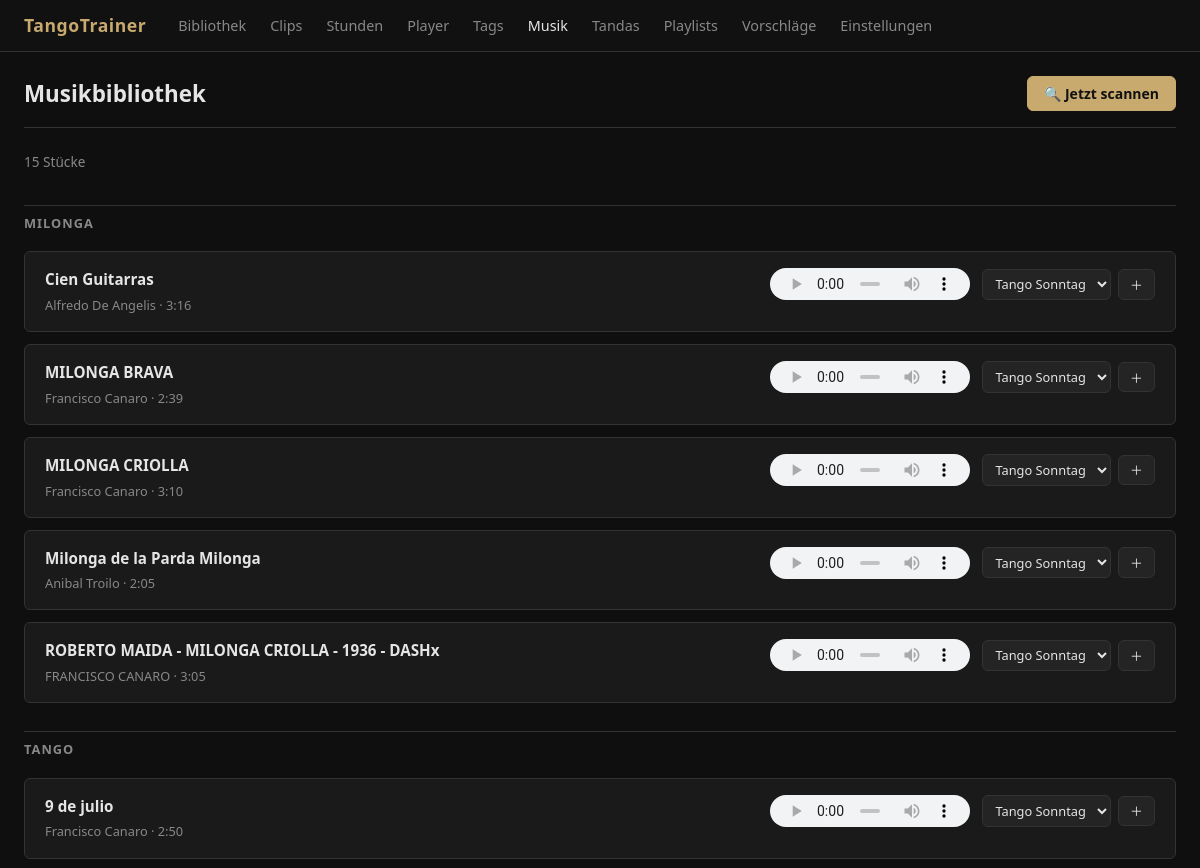
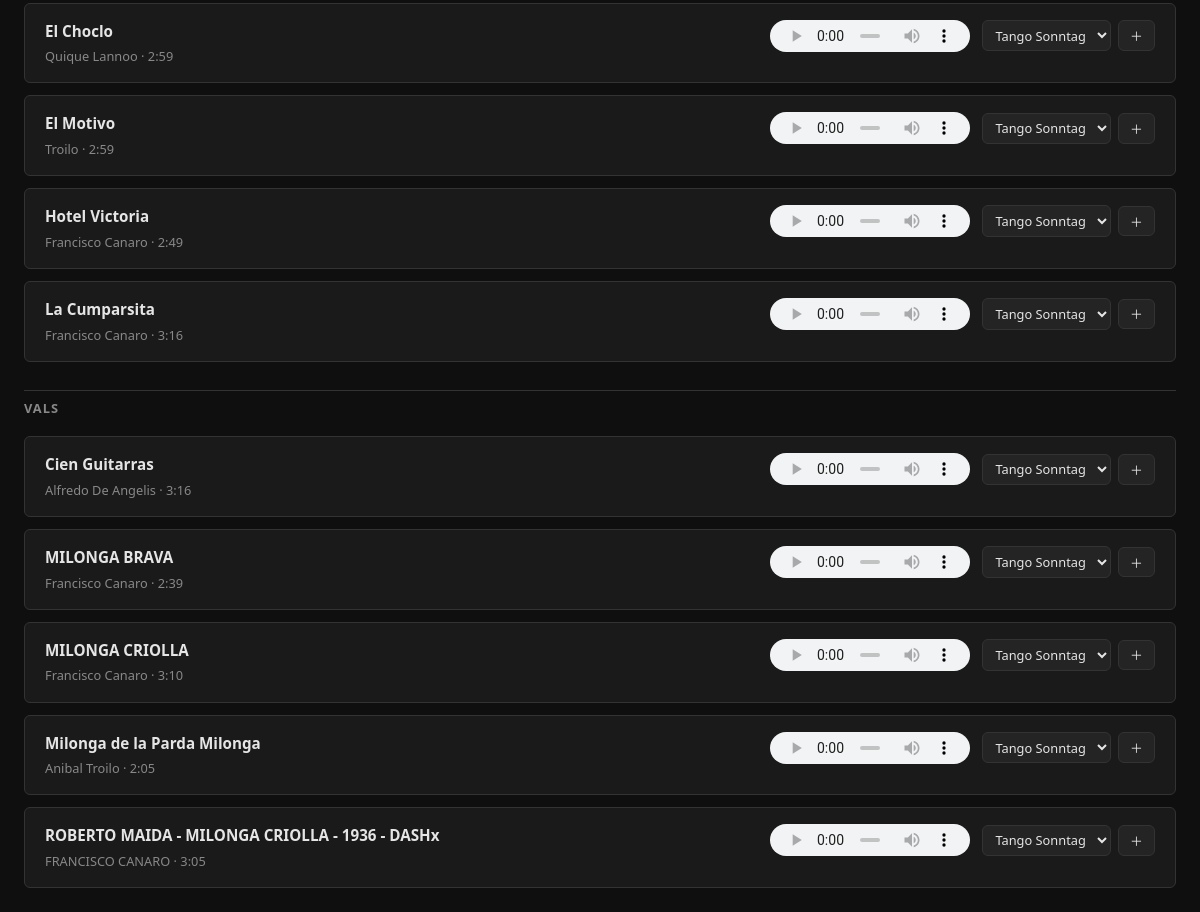
/music, run on the app's committed database (2 pictures, top to bottom).
### app/models.py (models this page shows)
class MusicTrack(Base):
    __tablename__ = "music_tracks"
    id = Column(Integer, primary_key=True, index=True)
    filepath = Column(String, unique=True, nullable=False)
    title = Column(String, nullable=False)
    orchestra = Column(String)
    singer = Column(String)
    year = Column(Integer)
    dance_type = Column(String)
    duration = Column(Float)
    bpm = Column(Integer)
    mood = Column(String)
    notes = Column(Text)

### app/routers/music.py (the view)
@router.get("/music", response_class=HTMLResponse)
def music_library(request: Request, db: Session = Depends(get_db)):
    ctx = _music_context(db)
    return templates.TemplateResponse("music.html", {"request": request, **ctx})

### app/templates/music.html (shortened to what this page needs)
{% extends "base.html" %}
{% block content %}
<div class="page-header">
  <h1 class="page-title">Musikbibliothek</h1>
  <form method="post" action="/scan-music">
    <button type="submit" class="btn btn-primary">🔍 Jetzt scannen</button>
  </form>
</div>
{% if tracks %}
<p style="color:var(--text-muted); font-size:0.85rem; margin-bottom:1rem;">
  {{ tracks | length }} Stück{{ "e" if tracks | length != 1 else "" }}
</p>
{% set ns = namespace(current_dance="") %}
<div class="clip-list">
  {% for track in tracks %}
    {% if track.dance_type != ns.current_dance %}
      {% set ns.current_dance = track.dance_type %}
      <div style="font-size:0.8rem; font-weight:700; text-transform:uppercase; letter-spacing:.08em;
                  color:var(--text-muted); margin:1rem 0 0.4rem; padding-top:0.5rem;
                  border-top:1px solid var(--border);">
        {{ track.dance_type or "Ohne Kategorie" | title }}
      </div>
    {% endif %}
    <div class="clip-card">
      <div class="clip-body">
        <div class="clip-title">{{ track.title }}</div>
        <div class="clip-meta">
          {% if track.orchestra %}{{ track.orchestra }}{% endif %}
          {% if track.duration %} · {{ (track.duration / 60) | int }}:{{ "%02d" | format(track.duration | int % 60) }}{% endif %}
        </div>
      </div>
      <div style="flex-shrink:0; display:flex; align-items:center; gap:0.75rem; flex-wrap:wrap;">
        <audio controls src="/music/{{ track.id }}/stream"
               style="height:32px; accent-color:var(--accent); max-width:200px;"></audio>
        {% if lessons %}
        <form method="post" action="/music/{{ track.id }}/add-to-lesson"
              style="display:flex; gap:0.4rem; align-items:center;">
          <select name="lesson_id"
                  style="background:var(--bg-input); border:1px solid var(--border);
                         color:var(--text); padding:0.3rem 0.5rem; border-radius:var(--radius);
                         font-size:0.8rem; max-width:160px;">
            {% for lesson in lessons %}
            <option value="{{ lesson.id }}">{{ lesson.title }}</option>
            {% endfor %}
          </select>
          <button type="submit" class="btn btn-secondary btn-sm" title="Zur Stunde hinzufügen">＋</button>
        </form>
        {% endif %}
      </div>
    </div>
  {% endfor %}
</div>
{% endif %}
{% endblock %}

### app/templates/base.html (shortened to what this page needs)
<!DOCTYPE html>
<html lang="de">
<head>
  <link rel="stylesheet" href="/static/css/style.css">
</head>
<body>
  <nav>
    <span class="nav-brand">TangoTrainer</span>
    <div class="nav-links">
      <a href="/" {% if request.url.path == "/" %}class="active"{% endif %}>Bibliothek</a>
      <a href="/clips" {% if request.url.path.startswith("/clips") %}class="active"{% endif %}>Clips</a>
      <a href="/lessons" {% if request.url.path.startswith("/lessons") %}class="active"{% endif %}>Stunden</a>
      <a href="/player" {% if request.url.path.startswith("/player") %}class="active"{% endif %}>Player</a>
      <a href="/tags" {% if request.url.path == "/tags" %}class="active"{% endif %}>Tags</a>
      <a href="/music" {% if request.url.path.startswith("/music") %}class="active"{% endif %}>Musik</a>
      <a href="/tandas" {% if request.url.path.startswith("/tandas") %}class="active"{% endif %}>Tandas</a>
      <a href="/playlists" {% if request.url.path.startswith("/playlists") %}class="active"{% endif %}>Playlists</a>
      <a href="/suggestions" {% if request.url.path == "/suggestions" %}class="active"{% endif %}>Vorschläge</a>
      <a href="/settings" {% if request.url.path == "/settings" %}class="active"{% endif %}>Einstellungen</a>
    </div>
  </nav>
  <div class="container">
    {% block content %}{% endblock %}
  </div>
</body>
</html>

### app/static/css/style.css (style rules this page uses)
:root { --bg: #0f0f0f; --bg-card: #1a1a1a; --bg-input: #242424; --border: #333; --text: #e5e5e5; --text-muted: #888; --accent: #c8a96e; --accent-hover: #e0c080; --danger: #dc2626; --radius: 6px; --shadow: 0 2px 8px rgba(0,0,0,0.5); }
* { box-sizing: border-box; margin: 0; padding: 0; }
body { font-family: system-ui, -apple-system, sans-serif; background: var(--bg); color: var(--text); min-height: 100vh; font-size: 15px; line-height: 1.5; }
a { color: var(--accent); text-decoration: none; }
nav { background: #111; border-bottom: 1px solid var(--border); padding: 0 1.5rem; display: flex; align-items: center; gap: 2rem; height: 52px; }
.nav-brand { font-size: 1.1rem; font-weight: 700; color: var(--accent); letter-spacing: 0.03em; }
.nav-links { display: flex; gap: 1.5rem; }
.nav-links a { color: var(--text-muted); font-size: 0.9rem; }
.nav-links a:hover, .nav-links a.active { color: var(--text); }
.container { max-width: 1280px; margin: 0 auto; padding: 1.5rem; }
.page-header { display: flex; align-items: center; justify-content: space-between; margin-bottom: 1.5rem; padding-bottom: 1rem; border-bottom: 1px solid var(--border); }
.page-title { font-size: 1.4rem; font-weight: 600; }
.btn { display: inline-flex; align-items: center; gap: 0.4rem; padding: 0.45rem 1rem; border-radius: var(--radius); border: 1px solid transparent; font-size: 0.875rem; cursor: pointer; transition: background 0.15s, color 0.15s; font-family: inherit; }
.btn-primary { background: var(--accent); color: #111; border-color: var(--accent); font-weight: 600; }
.btn-secondary { background: var(--bg-input); color: var(--text); border-color: var(--border); }
.btn-sm { padding: 0.3rem 0.7rem; font-size: 0.8rem; }
input[type=text], input[type=number], input[type=url], textarea, select { width: 100%; background: var(--bg-input); border: 1px solid var(--border); border-radius: var(--radius); color: var(--text); padding: 0.5rem 0.75rem; font-size: 0.9rem; font-family: inherit; transition: border-color 0.15s; }
.clip-list { display: flex; flex-direction: column; gap: 0.75rem; }
.clip-card { background: var(--bg-card); border: 1px solid var(--border); border-radius: var(--radius); padding: 1rem 1.25rem; display: flex; gap: 1rem; align-items: flex-start; }
.clip-body { flex: 1; min-width: 0; }
.clip-title { font-weight: 600; font-size: 0.95rem; margin-bottom: 0.3rem; }
.clip-meta { font-size: 0.8rem; color: var(--text-muted); }

### data on the page
MusicTrack: dance_type "MILONGA", title "Cien Guitarras", orchestra "Alfredo De Angelis", (track.duration/60)|int "3", track.duration|int%60 "16"
MusicTrack: title "MILONGA BRAVA", orchestra "Francisco Canaro", (track.duration/60)|int "2", track.duration|int%60 "39"
MusicTrack: title "MILONGA CRIOLLA", orchestra "Francisco Canaro", (track.duration/60)|int "3", track.duration|int%60 "10"
MusicTrack: title "Milonga de la Parda Milonga", orchestra "Anibal Troilo", (track.duration/60)|int "2", track.duration|int%60 "05"
MusicTrack: title "ROBERTO MAIDA - MILONGA CRIOLLA - 1936 - DASHx", orchestra "FRANCISCO CANARO", (track.duration/60)|int "3", track.duration|int%60 "05"
MusicTrack: dance_type "TANGO", title "9 de julio", orchestra "Francisco Canaro", (track.duration/60)|int "2", track.duration|int%60 "50"
MusicTrack: title "El Choclo", orchestra "Quique Lannoo", (track.duration/60)|int "2", track.duration|int%60 "59"
MusicTrack: title "El Motivo", orchestra "Troilo", (track.duration/60)|int "2", track.duration|int%60 "59"
MusicTrack: title "Hotel Victoria", orchestra "Francisco Canaro", (track.duration/60)|int "2", track.duration|int%60 "49"
MusicTrack: title "La Cumparsita", orchestra "Francisco Canaro", (track.duration/60)|int "3", track.duration|int%60 "16"
MusicTrack: dance_type "VALS", title "Cien Guitarras", orchestra "Alfredo De Angelis", (track.duration/60)|int "3", track.duration|int%60 "16"
MusicTrack: title "MILONGA BRAVA", orchestra "Francisco Canaro", (track.duration/60)|int "2", track.duration|int%60 "39"
MusicTrack: title "MILONGA CRIOLLA", orchestra "Francisco Canaro", (track.duration/60)|int "3", track.duration|int%60 "10"
MusicTrack: title "Milonga de la Parda Milonga", orchestra "Anibal Troilo", (track.duration/60)|int "2", track.duration|int%60 "05"
MusicTrack: title "ROBERTO MAIDA - MILONGA CRIOLLA - 1936 - DASHx", orchestra "FRANCISCO CANARO", (track.duration/60)|int "3", track.duration|int%60 "05"

### other printed values
{{ tracks | length }} "15"
{{ "e" if tracks | length != 1 else "" }} "e"
form field lesson_id "Tango Sonntag"
